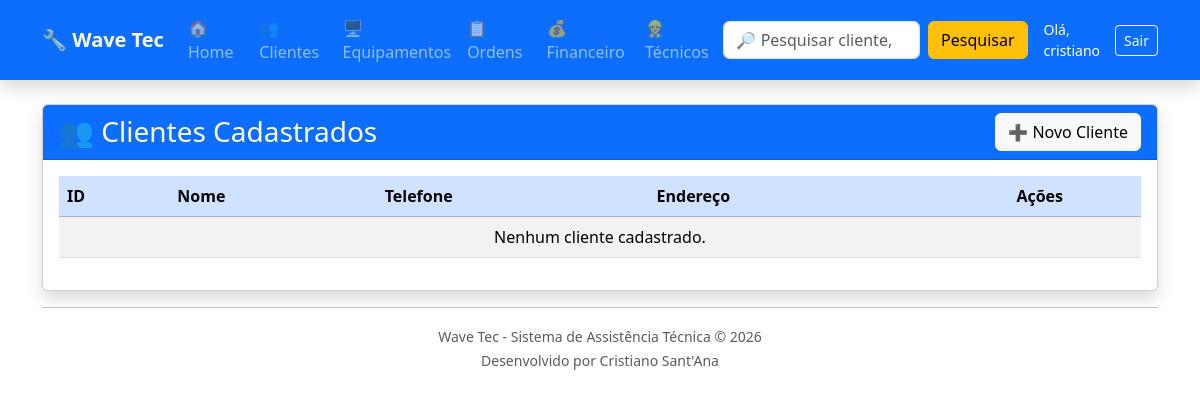
Page /clientes/ (signed in) on the earlier database version.
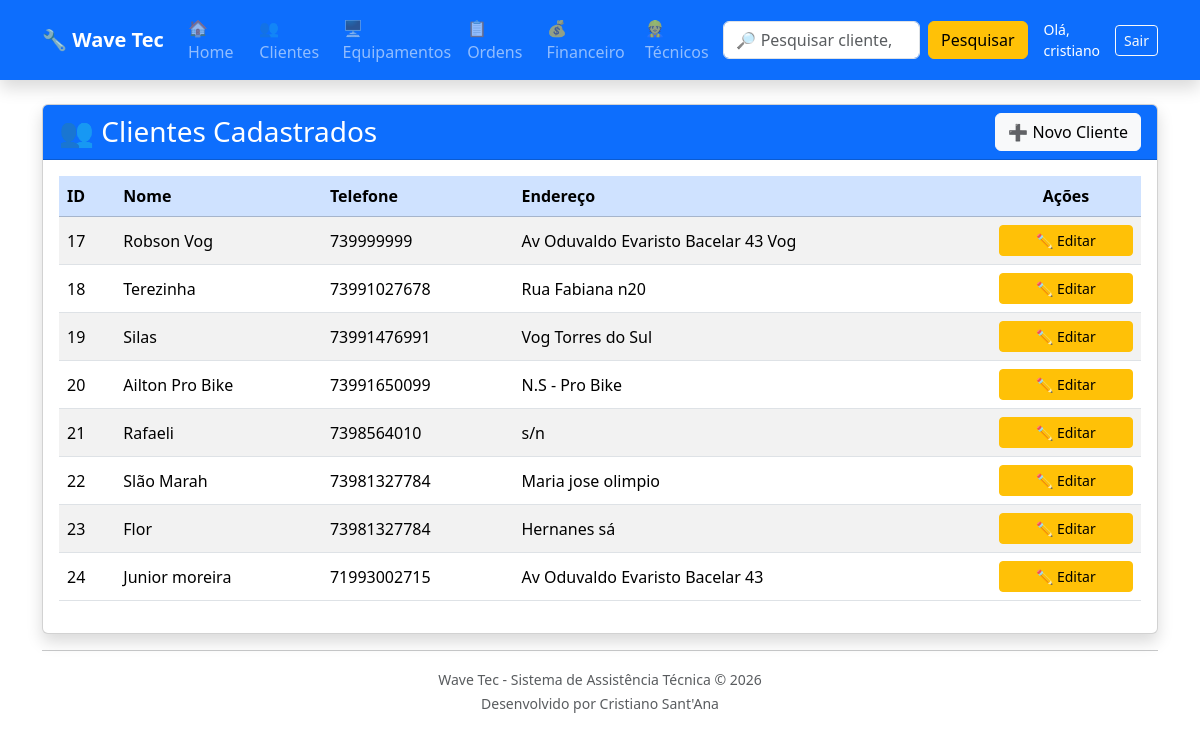
Same page on the later database version.
### clientes/models.py (models this page shows, shortened)
class Cliente(models.Model):
    nome = models.CharField(max_length=100)
    telefone = models.CharField(max_length=20)
    endereco = models.CharField(max_length=200)

### clientes/views.py (the view)
@login_required
@tecnico_required
def lista_clientes(request):
    clientes = Cliente.objects.all()
    return render(
        request,
        "clientes/lista_clientes.html",
        {
            "clientes": clientes
        }
    )

### clientes/templates/clientes/lista_clientes.html (shortened to what this page needs)
{% extends "base.html" %}
{% block content %}
<div class="card shadow">
    <div class="card-header bg-primary text-white">
        <div class="d-flex justify-content-between align-items-center">
            <h3 class="mb-0">
                👥 Clientes Cadastrados
            </h3>
            <a
                href="{% url 'novo_cliente' %}"
                class="btn btn-light">
                ➕ Novo Cliente
            </a>
        </div>
    </div>
    <div class="card-body">
        <table class="table table-striped table-hover align-middle">
            <thead class="table-primary">
                <tr>
                    <th>ID</th>
                    <th>Nome</th>
                    <th>Telefone</th>
                    <th>Endereço</th>
                    <th class="text-center">Ações</th>
                </tr>
            </thead>
            <tbody>
                {% for cliente in clientes %}
                <tr>
                    <td>{{ cliente.id }}</td>
                    <td>{{ cliente.nome }}</td>
                    <td>{{ cliente.telefone }}</td>
                    <td>{{ cliente.endereco }}</td>
                    <td class="text-center" style="width:150px;">
                        <a
                            href="{% url 'editar_cliente' cliente.id %}"
                            class="btn btn-warning btn-sm w-100">
                            ✏️ Editar
                        </a>
                    </td>
                </tr>
                {% empty %}
                <tr>
                    <td colspan="5" class="text-center">
                        Nenhum cliente cadastrado.
                    </td>
                </tr>
                {% endfor %}
            </tbody>
        </table>
    </div>
</div>
{% endblock %}

### templates/base.html (shortened to what this page needs)
<!DOCTYPE html>
<html lang="pt-br">
<head>
    <link href="https://cdn.jsdelivr.net/npm/bootstrap@5.3.7/dist/css/bootstrap.min.css" rel="stylesheet">
</head>
<body>
<nav class="navbar navbar-expand-lg navbar-dark bg-primary shadow">
    <div class="container">
        <a class="navbar-brand fw-bold" href="/">
            🔧 Wave Tec
        </a>
        <div class="collapse navbar-collapse" id="menu">
            <ul class="navbar-nav me-auto">
                <li class="nav-item">
                    <a class="nav-link" href="/">
                        🏠 Home
                    </a>
                </li>
                <li class="nav-item">
                    <a class="nav-link" href="/clientes/">
                    </a>
                </li>
                <li class="nav-item">
                    <a class="nav-link" href="/equipamentos/">
                        🖥 Equipamentos
                    </a>
                </li>
                <li class="nav-item">
                    <a class="nav-link" href="/ordens/">
                        📋 Ordens
                    </a>
                </li>
                <li class="nav-item">
                    <a class="nav-link" href="/financeiro/">
                        💰 Financeiro
                    </a>
                </li>
                {% if user.is_superuser or user.tecnico.perfil == 'ADMIN' %}
                <li class="nav-item">
                    <a class="nav-link" href="/usuarios/">
                        👷 Técnicos
                    </a>
                </li>
                {% endif %}
            </ul>
            <form
                class="d-flex"
                method="GET"
                action="/pesquisa/">
                <input
                    class="form-control me-2"
                    type="search"
                    name="q"
                    placeholder="🔎 Pesquisar cliente, telefone, equipamento..."
                    autocomplete="off">
                <button
                    class="btn btn-warning"
                    type="submit">
                    Pesquisar
                </button>
            </form>
            {% if user.is_authenticated %}
                <div class="d-flex align-items-center gap-2 ms-3 text-white">
                    <span class="small">Olá, {{ user.username }}</span>
                    <form method="post" action="{% url 'logout' %}" class="d-inline">
                        <button type="submit" class="btn btn-outline-light btn-sm">Sair</button>
                    </form>
                </div>
            {% endif %}
        </div>
    </div>
</nav>
<div class="container mt-4">
    {% block content %}
    {% endblock %}
    <hr>
    <div class="text-center text-muted mb-4">
        <small>
            Wave Tec - Sistema de Assistência Técnica © 2026
            <br>
            Desenvolvido por Cristiano Sant'Ana
        </small>
    </div>
</div>
</body>
</html>

Differences in the rows shown:
added Cliente: id "17", nome "Robson Vog", telefone "739999999", endereco "Av Oduvaldo Evaristo Bacelar 43 Vog"
added Cliente: id "18", nome "Terezinha", telefone "73991027678", endereco "Rua Fabiana n20"
added Cliente: id "19", nome "Silas", telefone "73991476991", endereco "Vog Torres do Sul"
added Cliente: id "20", nome "Ailton Pro Bike", telefone "73991650099", endereco "N.S - Pro Bike"
added Cliente: id "21", nome "Rafaeli", telefone "7398564010", endereco "s/n"
added Cliente: id "22", nome "Slão Marah", telefone "73981327784", endereco "Maria jose olimpio"
added Cliente: id "23", nome "Flor", telefone "73981327784", endereco "Hernanes sá"
added Cliente: id "24", nome "Junior moreira", telefone "71993002715", endereco "Av Oduvaldo Evaristo Bacelar 43"
Other differences:
text no longer shown: "Nenhum cliente cadastrado."
